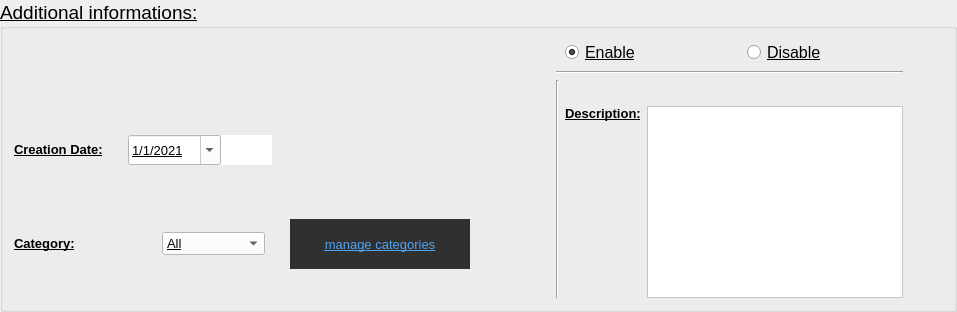
                     <widget class="QGroupBox" name="add_additionalInfo_groupBox">
                      <property name="minimumSize">
                       <size>
                        <width>0</width>
                        <height>250</height>
                       </size>
                      </property>
                      <property name="font">
                       <font>
                        <pointsize>14</pointsize>
                        <underline>true</underline>
                       </font>
                      </property>
                      <property name="title">
                       <string>Additional informations:</string>
                      </property>
                      <layout class="QGridLayout" name="gridLayout_9">
                       <item row="2" column="2" rowspan="2">
                        <widget class="Line" name="line_2">
                         <property name="styleSheet">
                          <string notr="true"/>
                         </property>
                         <property name="orientation">
                          <enum>Qt::Vertical</enum>
                         </property>
                        </widget>
                       </item>
                       <item row="1" column="2" colspan="2">
                        <widget class="Line" name="line_3">
                         <property name="orientation">
                          <enum>Qt::Horizontal</enum>
                         </property>
                        </widget>
                       </item>
                       <item row="0" column="3">
                        <layout class="QHBoxLayout" name="horizontalLayout_15">
                         <property name="spacing">
                          <number>25</number>
                         </property>
                         <item>
                          <widget class="QRadioButton" name="add_additionalInfo_enable_radioButton">
                           <property name="font">
                            <font>
                             <pointsize>12</pointsize>
                            </font>
                           </property>
                           <property name="text">
                            <string>Enable</string>
                           </property>
                           <property name="checked">
                            <bool>true</bool>
                           </property>
                          </widget>
                         </item>
                         <item>
                          <widget class="QRadioButton" name="add_additionalInfo_disable_radioButton">
                           <property name="font">
                            <font>
                             <pointsize>12</pointsize>
                            </font>
                           </property>
                           <property name="text">
                            <string>Disable</string>
                           </property>
                          </widget>
                         </item>
                        </layout>
                       </item>
                       <item row="3" column="0">
                        <layout class="QVBoxLayout" name="verticalLayout_15">
                         <property name="spacing">
                          <number>25</number>
                         </property>
                         <item>
                          <layout class="QHBoxLayout" name="horizontalLayout_17">
                           <item>
                            <widget class="QLabel" name="add_creationDate_text">
                             <property name="sizePolicy">
                              <sizepolicy hsizetype="Fixed" vsizetype="Fixed">
                               <horstretch>0</horstretch>
                               <verstretch>0</verstretch>
                              </sizepolicy>
                             </property>
                             <property name="font">
                              <font>
                               <pointsize>10</pointsize>
                               <weight>75</weight>
                               <bold>true</bold>
                               <underline>true</underline>
                              </font>
                             </property>
                             <property name="text">
                              <string>Creation Date:</string>
                             </property>
                            </widget>
                           </item>
                           <item>
                            <layout class="QHBoxLayout" name="horizontalLayout_16">
                             <property name="spacing">
                              <number>0</number>
                             </property>
                             <item>
                              <widget class="QDateEdit" name="add_creationDate_dateEdit">
                               <property name="sizePolicy">
                                <sizepolicy hsizetype="Fixed" vsizetype="Expanding">
                                 <horstretch>0</horstretch>
                                 <verstretch>0</verstretch>
                                </sizepolicy>
                               </property>
                               <property name="maximumSize">
                                <size>
                                 <width>16777215</width>
                                 <height>30</height>
                                </size>
                               </property>
                               <property name="font">
                                <font>
                                 <pointsize>10</pointsize>
                                </font>
                               </property>
                               <property name="styleSheet">
                                <string notr="true">background-color: rgb(255, 255, 255);
color: rgb(0, 0, 0);</string>
                               </property>
                               <property name="displayFormat">
                                <string>d/M/yyyy</string>
                               </property>
                               <property name="calendarPopup">
                                <bool>true</bool>
                               </property>
                               <property name="date">
                                <date>
                                 <year>2021</year>
                                 <month>1</month>
                                 <day>1</day>
                                </date>
                               </property>
                              </widget>
                             </item>
                             <item>
                              <widget class="QPushButton" name="add_creationDate_enable_disable_pushButton">
                               <property name="sizePolicy">
                                <sizepolicy hsizetype="Fixed" vsizetype="Fixed">
                                 <horstretch>0</horstretch>
                                 <verstretch>0</verstretch>
                                </sizepolicy>
                               </property>
                               <property name="maximumSize">
                                <size>
                                 <width>16777215</width>
                                 <height>30</height>
                                </size>
                               </property>
                               <property name="styleSheet">
                                <string notr="true">QPushButton{
	background-color: rgb(255, 255, 255);
	border: 0;
}
QPushButton:pressed{
	background-color: rgb(168, 168, 168);
}</string>
                               </property>
                               <property name="text">
                                <string/>
                               </property>
                               <property name="icon">
                                <iconset>
                                 <normaloff>../icons/x-icon.svg</normaloff>../icons/x-icon.svg</iconset>
                               </property>
                               <property name="iconSize">
                                <size>
                                 <width>30</width>
                                 <height>30</height>
                                </size>
                               </property>
                              </widget>
                             </item>
                             <item>
                              <spacer name="horizontalSpacer_3">
                               <property name="orientation">
                                <enum>Qt::Horizontal</enum>
                               </property>
                               <property name="sizeHint" stdset="0">
                                <size>
                                 <width>40</width>
                                 <height>20</height>
                                </size>
                               </property>
                              </spacer>
                             </item>
                            </layout>
                           </item>
                          </layout>
                         </item>
                         <item>
                          <layout class="QHBoxLayout" name="horizontalLayout_18">
                           <item>
                            <widget class="QLabel" name="add_category_text">
                             <property name="sizePolicy">
                              <sizepolicy hsizetype="Fixed" vsizetype="Fixed">
                               <horstretch>0</horstretch>
                               <verstretch>0</verstretch>
                              </sizepolicy>
                             </property>
                             <property name="minimumSize">
                              <size>
                               <width>123</width>
                               <height>0</height>
                              </size>
                             </property>
                             <property name="font">
                              <font>
                               <pointsize>10</pointsize>
                               <weight>75</weight>
                               <bold>true</bold>
                               <underline>true</underline>
                              </font>
                             </property>
                             <property name="text">
                              <string>Category:</string>
                             </property>
                            </widget>
                           </item>
                           <item>
                            <widget class="QComboBox" name="add_category_comboBox">
                             <property name="sizePolicy">
                              <sizepolicy hsizetype="Fixed" vsizetype="Fixed">
                               <horstretch>0</horstretch>
                               <verstretch>0</verstretch>
                              </sizepolicy>
                             </property>
                             <property name="font">
                              <font>
                               <pointsize>10</pointsize>
                              </font>
                             </property>
                             <property name="styleSheet">
                              <string notr="true">background-color: rgb(255, 255, 255);
color: rgb(0, 0, 0);</string>
                             </property>
                             <item>
                              <property name="text">
                               <string>All</string>
                              </property>
                             </item>
                             <item>
                              <property name="text">
                               <string>Social</string>
                              </property>
                             </item>
                             <item>
                              <property name="text">
                               <string>Entertaimnet</string>
                              </property>
                             </item>
                             <item>
                              <property name="text">
                               <string>Educational</string>
                              </property>
                             </item>
                            </widget>
                           </item>
                           <item>
                            <widget class="QPushButton" name="A_manage_category_pushButton">
                             <property name="minimumSize">
                              <size>
                               <width>180</width>
                               <height>50</height>
                              </size>
                             </property>
                             <property name="maximumSize">
                              <size>
                               <width>180</width>
                               <height>50</height>
                              </size>
                             </property>
                             <property name="font">
                              <font>
                               <pointsize>10</pointsize>
                               <underline>true</underline>
                              </font>
                             </property>
                             <property name="cursor">
                              <cursorShape>PointingHandCursor</cursorShape>
                             </property>
                             <property name="styleSheet">
                              <string notr="true">QPushButton{
	background-color: rgb(48, 48, 48);
	color: rgb(80,161, 241);
	border: 0;
	text-decoration: underline;
}
QPushButton:hover{
	color: rgb(239, 239, 239);
}</string>
                             </property>
                             <property name="text">
                              <string>manage categories</string>
                             </property>
                            </widget>
                           </item>
                           <item>
                            <spacer name="horizontalSpacer_4">
                             <property name="orientation">
                              <enum>Qt::Horizontal</enum>
                             </property>
                             <property name="sizeHint" stdset="0">
                              <size>
                               <width>40</width>
                               <height>20</height>
                              </size>
                             </property>
                            </spacer>
                           </item>
                          </layout>
                         </item>
                        </layout>
                       </item>
                       <item row="3" column="3">
                        <layout class="QGridLayout" name="gridLayout_8">
                         <item row="0" column="0">
                          <widget class="QLabel" name="add_note_text">
                           <property name="font">
                            <font>
                             <pointsize>10</pointsize>
                             <weight>75</weight>
                             <bold>true</bold>
                             <underline>true</underline>
                            </font>
                           </property>
                           <property name="text">
                            <string>Description:</string>
                           </property>
                          </widget>
                         </item>
                         <item row="0" column="1" rowspan="2">
                          <widget class="QTextEdit" name="add_note_textEdit">
                           <property name="sizePolicy">
                            <sizepolicy hsizetype="Expanding" vsizetype="Expanding">
                             <horstretch>0</horstretch>
                             <verstretch>0</verstretch>
                            </sizepolicy>
                           </property>
                           <property name="font">
                            <font>
                             <family>MS Shell Dlg 2</family>
                             <pointsize>10</pointsize>
                             <weight>50</weight>
                             <italic>false</italic>
                             <bold>false</bold>
                            </font>
                           </property>
                           <property name="styleSheet">
                            <string notr="true">font: 10pt &quot;MS Shell Dlg 2&quot;;
color: rgb(0, 0, 0);
background-color: rgb(255, 255, 255);</string>
                           </property>
                           <property name="html">
                            <string>&lt;!DOCTYPE HTML PUBLIC &quot;-//W3C//DTD HTML 4.0//EN&quot; &quot;http://www.w3.org/TR/REC-html40/strict.dtd&quot;&gt;
&lt;html&gt;&lt;head&gt;&lt;meta name=&quot;qrichtext&quot; content=&quot;1&quot; /&gt;&lt;style type=&quot;text/css&quot;&gt;
p, li { white-space: pre-wrap; }
&lt;/style&gt;&lt;/head&gt;&lt;body style=&quot; font-family:'MS Shell Dlg 2'; font-size:10pt; font-weight:400; font-style:normal;&quot;&gt;
&lt;p style=&quot;-qt-paragraph-type:empty; margin-top:0px; margin-bottom:0px; margin-left:0px; margin-right:0px; -qt-block-indent:0; text-indent:0px;&quot;&gt;&lt;br /&gt;&lt;/p&gt;&lt;/body&gt;&lt;/html&gt;</string>
                           </property>
                          </widget>
                         </item>
                         <item row="1" column="0">
                          <spacer name="verticalSpacer_2">
                           <property name="orientation">
                            <enum>Qt::Vertical</enum>
                           </property>
                           <property name="sizeHint" stdset="0">
                            <size>
                             <width>20</width>
                             <height>40</height>
                            </size>
                           </property>
                          </spacer>
                         </item>
                        </layout>
                       </item>
                       <item row="2" column="1">
                        <spacer name="horizontalSpacer_5">
                         <property name="orientation">
                          <enum>Qt::Horizontal</enum>
                         </property>
                         <property name="sizeHint" stdset="0">
                          <size>
                           <width>40</width>
                           <height>20</height>
                          </size>
                         </property>
                        </spacer>
                       </item>
                       <item row="0" column="4">
                        <spacer name="horizontalSpacer_9">
                         <property name="orientation">
                          <enum>Qt::Horizontal</enum>
                         </property>
                         <property name="sizeHint" stdset="0">
                          <size>
                           <width>40</width>
                           <height>20</height>
                          </size>
                         </property>
                        </spacer>
                       </item>
                      </layout>
                     </widget>
